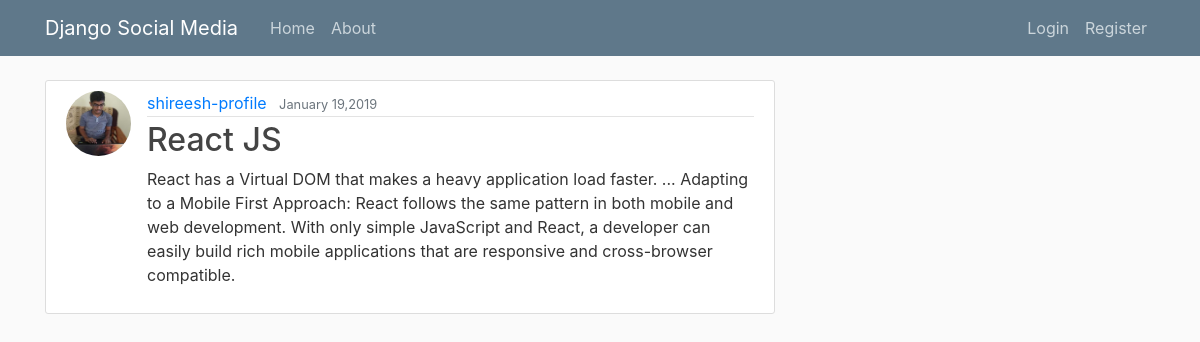
The page /post/8/ on the database its author committed.
### blog/models.py (models this page shows, shortened)
class Post(models.Model):
    title = models.CharField(max_length = 100)
    content =  models.TextField() #Unrestricted text
    date_posted = models.DateTimeField(default = timezone.now) #current date time as created and changable
    author  = models.ForeignKey(User,on_delete=models.CASCADE) #telling that if a user is deleted then delete the user

### users/models.py (models this page shows, shortened)
class Profile(models.Model):
    user = models.OneToOneField(User , on_delete=models.CASCADE) #extending the user models
    image = models.ImageField(default='default.jpg',upload_to='profile_pics')

### blog/views.py (the view)
# urls.py: path('post/<int:pk>/', PostDetailView.as_view() , name='post-detail'),
class PostDetailView(DetailView):
    model = Post

### blog/templates/blog/post_detail.html (shortened to what this page needs)
{% extends "blog/base.html" %}
{% block content  %}
<article class="media content-section">
    <img class='rounded-circle article-img' src='{{ object.author.profile.image.url}}' >
        <div class="media-body">
          <div class="article-metadata">
            <a class="mr-2" href="{%  url 'user-posts' object.author.username %}">{{ object.author }}</a>
            <small class="text-muted">{{ object.date_posted |date:'F d,Y'}}</small>
          </div>
          <h2 class="article-title">{{ object.title }}</h2>
          <p class="article-content">{{ object.content }}</p>
        </div>
      </article>
{% endblock content %}

### blog/static/blog/main.css (style rules this page uses)
body { background: #fafafa; color: #333333; margin-top: 5rem; }
h1, h2, h3, h4, h5, h6 { color: #444444; }
.content-section { background: #ffffff; padding: 10px 20px; border: 1px solid #dddddd; border-radius: 3px; margin-bottom: 20px; }
.article-title { color: #444444; }
.article-content { white-space: pre-line; }
.article-img { height: 65px; width: 65px; margin-right: 16px; }
.article-metadata { padding-bottom: 1px; margin-bottom: 4px; border-bottom: 1px solid #e3e3e3 }

### rows shown on the page
Post: author.profile.image (picture), author "shireesh-profile", date_posted "January 19,2019", title "React JS", content "React has a Virtual DOM that makes a heavy application load faster. ... Adapting to a Mobile First Approach: React follows the same pattern in both mobile and web development. With only simple JavaScript and React, a developer can easily build rich mobile applications that are responsive and cross-browser compatible."
